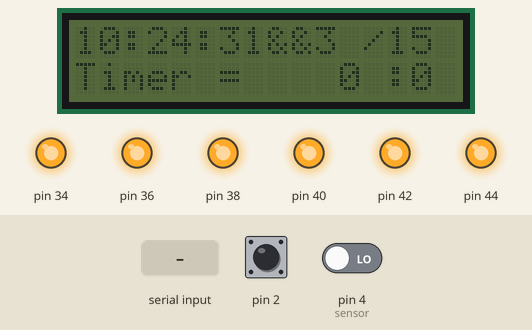
Bench run of a sketch on a simulated Arduino Mega 2560, built with avr-gcc and run on an emulated ATmega2560. On the bench: 16×2 character LCD, output pins drawn as LEDs (lit = HIGH). The test bench sets the inputs (shaded band); at power-on: pin 2 HIGH, pin 4 (sensor) LOW. The local clock reads 2024-03-15 10:24:30 at power-on unless the sketch sets it; what the sketch prints to the serial monitor is not drawn.

Above: at 1.2 s.
1.3 s: "c" received over the second serial link
At 2.8 s:
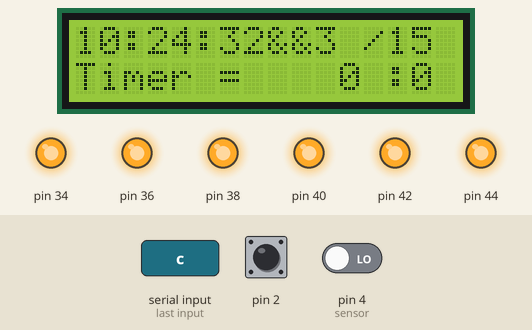
4.3 s: "a" received over the second serial link
At 5.7 s:
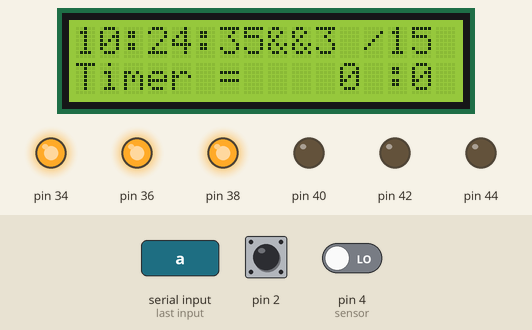
7.3 s: pin 2 pulled LOW for 0.15 s
At 8.4 s:
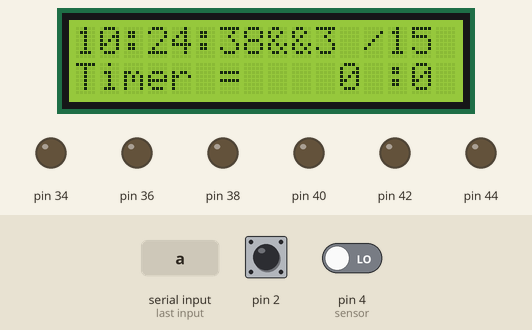
10.4 s: "f" received over the second serial link
At 12.7 s:
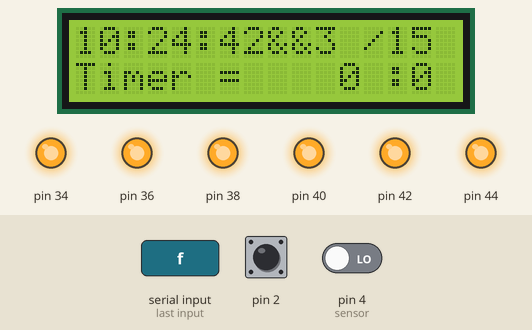
12.9 s: "d" received over the second serial link
At 13.8 s:
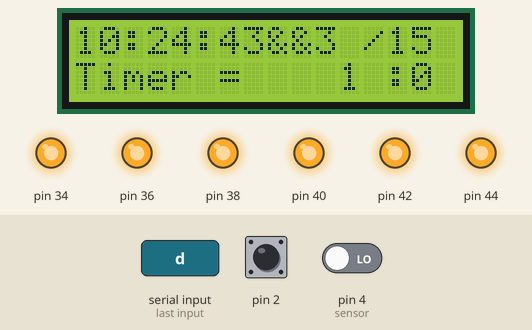
14.5 s: "e" received over the second serial link
At 15.8 s:
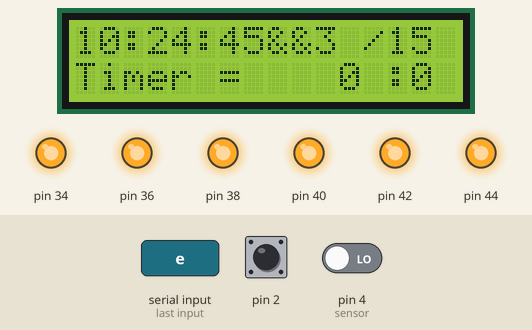
Timing chart, 0 to 17.5 s (numbered marks = the images above; inputs shaded):
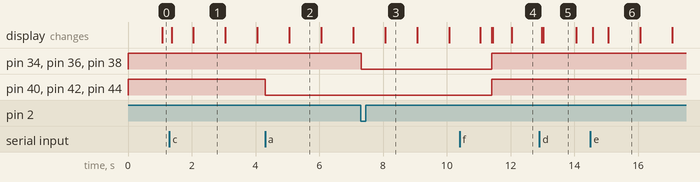

The sketch:

7_team_final.ino
```cpp
#include <Wire.h>//I2C헤더파일
#include <TimeLib.h>//RTC사용을 위해 필수 헤더파일
#include <DS1307RTC.h>//RTC사용을 위해 필수 헤더파일
#include <LiquidCrystal_I2C.h>//LCD 사용을 위해 필수 헤더파일
LiquidCrystal_I2C lcd(0x27,16,2);//LCD 0x27은 주소 가로16 세로2 쓰겠다 선언
#define sensor 4
#define BUTTON1 18
volatile bool state2 = true;
int Color;
long CheckTime;
long Min;
long Sec;
bool TimerSet;
bool CheckLcd;
bool doubleLed;
bool singleLed;
volatile bool state1 = true;

void setup() {
  Color = 0;
  doubleLed = false;
  singleLed = false;
  TimerSet = false;
  CheckLcd = false;
  Min = 0;
  Sec = 0;
  SetColor(0, 0, 0);
  Serial.begin(9600);
  Serial1.begin(9600);
  pinMode(40, OUTPUT);
  pinMode(44, OUTPUT);
  pinMode(42, OUTPUT);
  pinMode(34, OUTPUT);
  pinMode(36, OUTPUT);
  pinMode(38, OUTPUT);
  pinMode(2, INPUT_PULLUP);
  attachInterrupt(0, Botton, FALLING);
  lcd.begin();//lcd를 사용하겟다 는함수
  lcd.noBacklight();
  // lcd.backlight();//lcd뒤의 조명을 밝게함
  pinMode(BUTTON1,INPUT_PULLUP);
  pinMode(sensor,INPUT);
}

void loop() {
   printtime();
   // printtime();
  char c;
    bluetooth(c);
    //타이머
    if(TimerSet == true)
    {
      CheckTime = millis();
      while((millis() - CheckTime) < 1000)
      {
        printtime();
        bluetooth(c);
      }
      if(TimerSet == true)
    {
      if(Min <= 0 && Sec <= 0)
      {
        TimerSet = false;
        Min = 0;
        Sec = 0;
        singleLed = false;
        doubleLed = false;
        SetColor(1, 1, 1);
      }
      else if (Sec > 0)
      {
        Sec = Sec - 1;
      }
      else if(Min > 0 && Sec == 0)
      {
        Sec = 59;
        Min = Min - 1;
      }
      lcd.clear();
    }
  }//타이머 끝
  //터치센서
  if(state1 == false)
    {
      Tsenser();
    }
    if(digitalRead(sensor) == HIGH){
      singleLed == false;
      doubleLed == false;
      Color = 0;
      SetColor(1, 1, 1);
    }
}//터치센서


void SetColor(int a, int b, int c)//불빛 색 변경 , ON OFF > LED 모든것
{
  if(singleLed == true)
  {
    digitalWrite(40, a);
    digitalWrite(42, b);
    digitalWrite(44, c);
  }
  if(doubleLed == true)
  {
    digitalWrite(34, a);
    digitalWrite(36, b);
    digitalWrite(38, c);
  }
  if(singleLed == false && doubleLed == false)
  {
    digitalWrite(40, 1);
    digitalWrite(34, 1);
    digitalWrite(42, 1);
    digitalWrite(36, 1);
    digitalWrite(44, 1);
    digitalWrite(38, 1);
  }
}
void Botton()//터치센서 인식
{
  state1 = false;
}

void print2digits(int number) {//여기에 숫자를 입력받고 출력한다 실질적으로
  if (number >= 0 && number < 10) {//조건 입력받은 숫자가 0이상이거나 10이하 이면
    Serial.write('0');
    lcd.print("0");//0을 출력
  }
  Serial.print(number);
  lcd.print(number);//넘버를 그대로 출력 반환
}
void printtime(){
  tmElements_t tm;//time 변수 선언
  if (RTC.read(tm)) {//RTC.read는 ds1307자체의 함수 현재시간을tm에 저장한다
    lcd.setCursor(0,0);//lcd 0번째 첫째줄
    print2digits(tm.Hour);//구현한 함수로 시간출력 tm.hour는 현재시간을 받아오겟다는 뜻
    Serial.write(':');
    lcd.setCursor(2,0);
    lcd.print(":");
    ///////////////////////////////////////////-위에가 시간
    lcd.setCursor(3,0);
    print2digits(tm.Minute);
    Serial.write(':');
    lcd.setCursor(5,0);
    lcd.print(":");
    ///////////////////////////////////////////-위에 분
    lcd.setCursor(6,0);
    print2digits(tm.Second);
   //////////////////////////////////////////--위에 초
    lcd.setCursor(8,0);
    lcd.print("&&");
    Serial.print(tm.Month);
    lcd.setCursor(10,0);
    lcd.print(tm.Month);
    lcd.setCursor(12,0);
    lcd.print("/");
    //////////////////////////////////////위에는 달
    lcd.setCursor(13,0);
    lcd.print(tm.Day) ;
    Serial.print(tm.Day);
    /////////////////////////////////////위에는 일
    lcd.setCursor(0,1);
    lcd.print("Timer = ");
    lcd.setCursor(11,1);
    lcd.print(Min);
    lcd.setCursor(13,1);
    lcd.print(":");
    lcd.setCursor(14,1);
    lcd.print(Sec);
   /*
    Serial.write('/');
    Serial.print(tmYearToCalendar(tm.Year));
    //lcd.setCursor(,0);
    //lcd.print(tmYearToCalendar(tm.Year));
    이거는 년도를 출력하는건데 혹시 필요할까봐 놔둠*/
    Serial.println();//시리얼 프린트 보기 편하게 한칸뜀
  } else {
    if (RTC.chipPresent()) {// DS1307 호환 칩이 있는 경우 True를 반환합니다. 오류가 발생하는 경우, 이는 실행되지 않는 DS1307과 전혀 연결되지 않은 DS1307을 구분하는 데 사용
      Serial.println("The DS1307 is stopped.  Please run the SetTime");
      Serial.println("example to initialize the time and begin running.");
      Serial.println();
    } else {
      Serial.println("DS1307 read error!  Please check the circuitry.");
      Serial.println();
    }
    delay(9000);////////////////////////위에 else 문은 에러났을때 확인하는건데 시리얼창으로 확인해볼수 있음
  }
}
void bluetooth(char c)
{
  if(Serial1.available()) {
    Serial.write(c = Serial1.read());
    if(c == 'a')  //ON/OFF 및 밝기 조절
    {
      if(singleLed == false)
      {
        singleLed = true;
        doubleLed = false;
        Color = 0;
        SetColor(0, 0, 0);
      }
      else if (doubleLed == false)
      {
        singleLed = true;
        doubleLed = true;
        Color = 0;
        SetColor(0, 0, 0);
      }
      else
      {
        singleLed = false;
        doubleLed = false;
        Color = 0;
        SetColor(1, 1, 1);
      }
    }
    if(c == 'b') //색 변경
    {
       Color = Color + 1;
       if(Color > 3)
        Color = 0;
       if(Color == 0)
        SetColor(0, 0, 0);
       if(Color == 1)
        SetColor(0, 1, 1);
       if(Color == 2)
        SetColor(1, 0, 1);
       if(Color == 3)
        SetColor(1, 1, 0);
    }
    if(c == 'c')  //LCD
    {
      if(CheckLcd == false) {
        lcd.backlight();//lcd뒤의 조명을 밝게함
        lcd.clear();
        printtime();
        CheckLcd = true;

      }
      else
      {
        lcd.noBacklight();
        CheckLcd = false;

      }
    }
    if(c == 'd')  //MIN +
    {

      Min = Min + 1;
      if (Min > 60)
        Min = 0;
        Serial.println(Min);
        lcd.clear();
        printtime();
    }
    if(c == 'e')  //MIN -
    {
      if(Min > 0)
        Min = Min - 1;
        Serial.println(Min);
        lcd.clear();
        printtime();
    }
    if(c == 'f')  //타이머 ON
    {
      TimerSet = true;
    }
    if(c == 'g')  //SEC +5
    {
      Sec = Sec + 5;
      if (Sec >= 60)
        Sec = 0;
      lcd.clear();
      printtime();
    }
    if(c == 'h')  //SEC -5
    {

      if(Sec >= 5)
        Sec = Sec - 5;
      lcd.clear();
      printtime();
    }
    if(c == 'i')  //타이머 OFF
    {
      TimerSet = false;
      Min = 0;
      Sec = 0;
      lcd.clear();
      printtime();
    }
    }
}

void Tsenser()
{
  if(singleLed == false && doubleLed == false)
      {
        singleLed = true;
        Color = 0;
        SetColor(0, 0, 0);
      }
      else if(singleLed == true && doubleLed == false)
      {
        doubleLed = true;
        Color = 0;
        SetColor(0, 0, 0);
      }
      else if(doubleLed == true && Color == 0)
      {
        Color = 1;
        SetColor(0, 1, 1);
      }
      else if(doubleLed == true && Color == 1)
      {
        Color = 2;
        SetColor(1, 0, 1);
      }
      else if(doubleLed == true && Color == 2)
      {
        Color = 3;
        SetColor(1, 1, 0);
      }
      else if(doubleLed == true && Color == 3)
      {
        Color = 0;
        SetColor(1, 1, 1);
        singleLed = false;
        doubleLed = false;
        Min = 0;
        Sec = 0;
      }
      state1 = true;
}
```

Measured:
- after the input at 1.3 s, the display: first changes after 0.07 s (image 1 shows a later state)
- after the input at 4.3 s, pin 40, pin 42, pin 44: HIGH → LOW at once
- after the input at 7.3 s, pin 34, pin 36, pin 38: HIGH → LOW at once
- after the input at 10.4 s, pin 34, pin 36, pin 38, pin 40, pin 42, pin 44: LOW → HIGH after 1.0 s; the display: first differs from a run without the input after 1.0 s (image 4 shows a later state)
- what the display in image 1 shows lasts 1.0 s, from 2.0 s to 3.0 s
